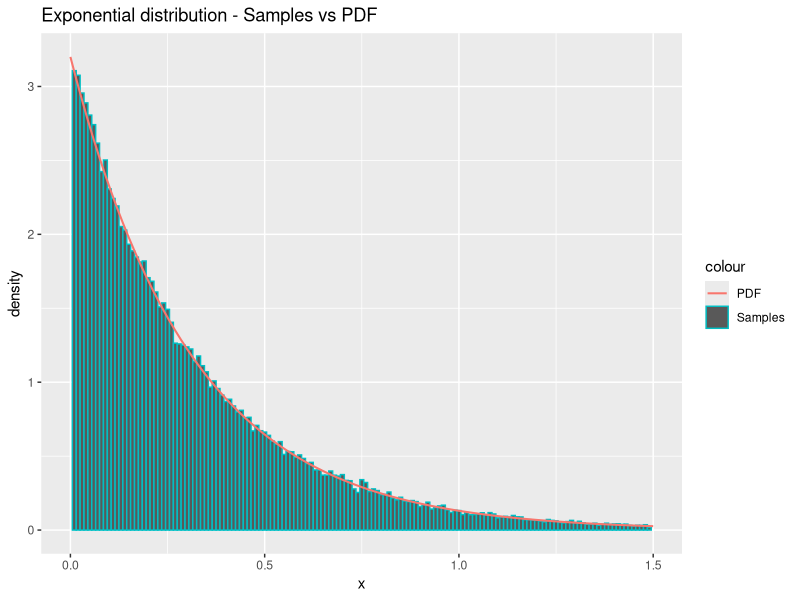
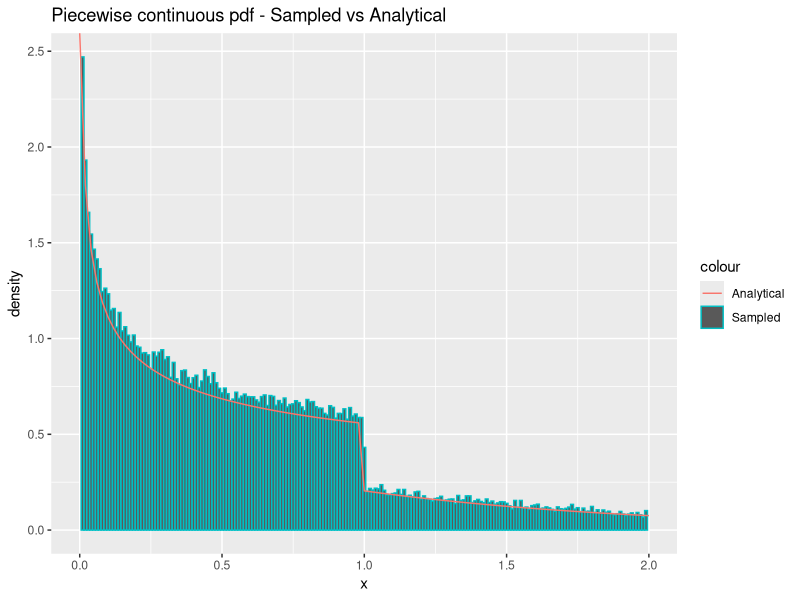
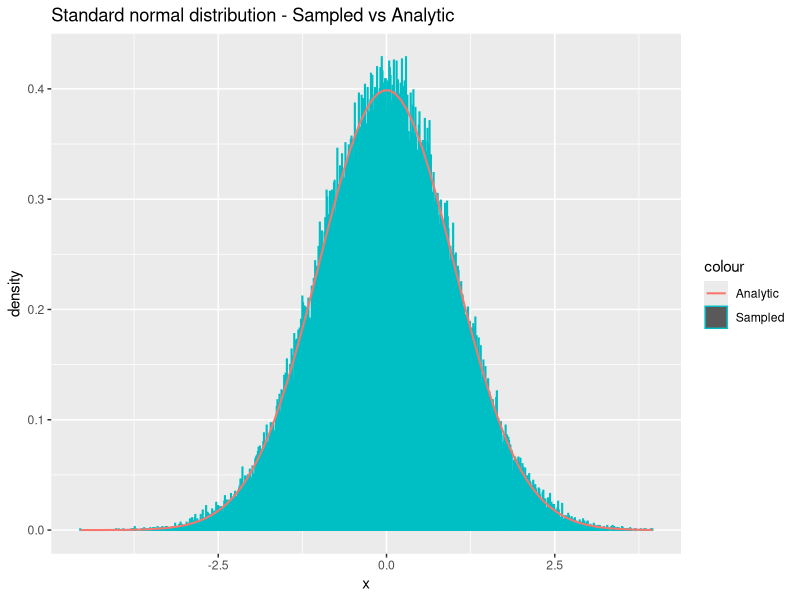
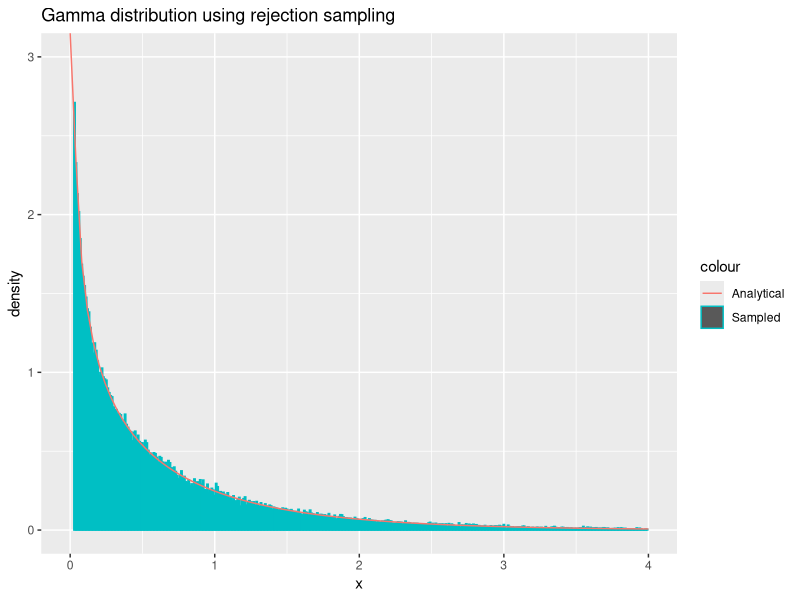
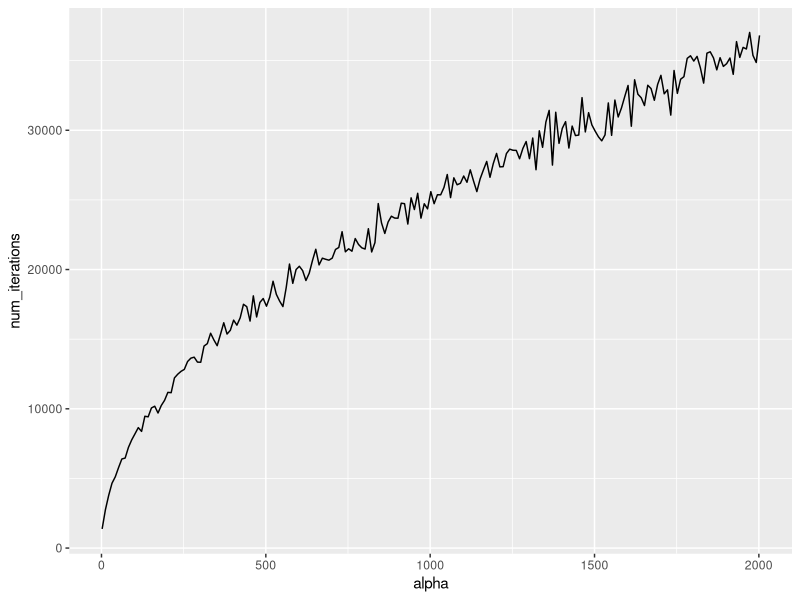
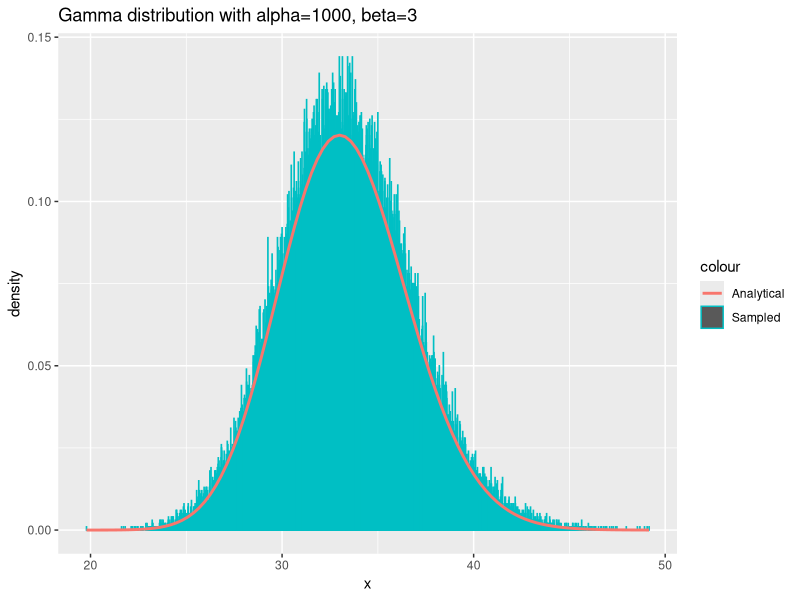
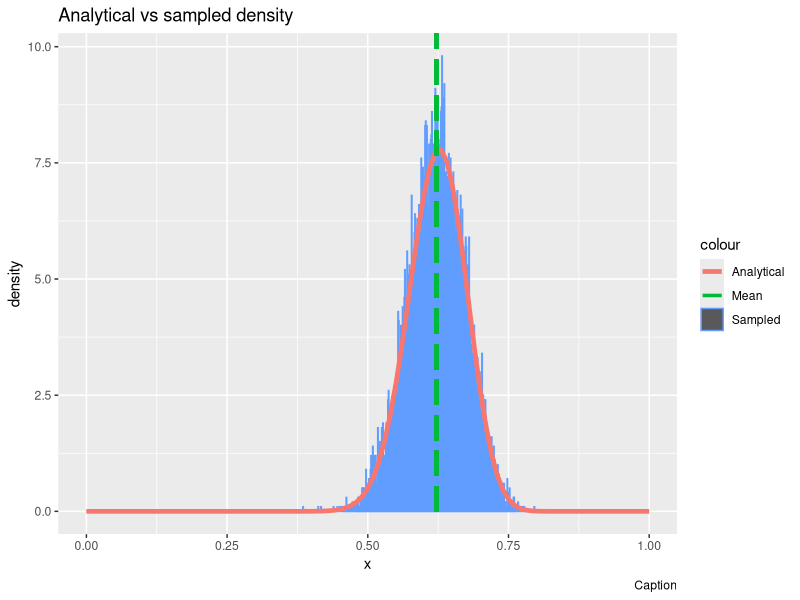

These figures' R source, in order:
## ---- chunk 1
  sample_exponential = function(n, lambda) {
    u = runif(n)
    return(-1/lambda * log(u))
  }
## ---- chunk 2
  n = 100000
  lambda = 3.2
  
  x = sample_exponential(n, lambda)
  cat("Theoretical mean:", 1/lambda, "Sample mean", mean(x), "\n")
  cat("Theoretical variance:", 1/lambda^2, "Sample variance", var(x), "\n")
## ---- chunk 3
  library(ggplot2)
  df = data.frame(theo=seq(0,max(x),length.out=n), x=x)
  ggplot(df, aes(x=x)) +
    geom_histogram(aes(y = ..density.., color = "Samples"), binwidth=0.01) +
    stat_function(fun=dexp,geom = "line",size=0.7,args=(mean=lambda),aes(color="PDF")) +
    ggtitle("Exponential distribution - Samples vs PDF") +
    labs(x='x', y='density') +
    xlim(0, 1.5)
## ---- chunk 4
  density_g = function(x, alpha) {
    c = alpha*exp(1)/(alpha + exp(1))
    density = vector(length = length(x))
    density[x < 1.] = c*x[x<1.]^(alpha-1)
    density[x >= 1.] = c*exp(-x[x>=1.])
    return(as.double(density))
  }


  sample_g = function(n, alpha) {
    c = (alpha * exp(1)) / (alpha + exp(1))
    u = runif(n)
    samples = vector(length=length(u))
    samples[u < c/alpha] = (alpha/c*u[u < c/alpha])^(1/alpha)
    samples[u >= c/alpha] = log(c / (1 - u[u >= c/alpha]))
    return(samples)
  }
## ---- chunk 5
  n=100000
  alpha = 0.7
  x = sample_g(n, alpha)
  c = (alpha * exp(1)) / (alpha + exp(1))
  cat("Theoretical mean:", c/(alpha+1) + 2*c/exp(1), "Sample mean:", mean(x), "\n")
  cat("Theoretical variance:", c/(alpha+2) + 5*c/exp(1) - (c/(alpha+1) + 2*c/exp(1))^2, "Sample variance:", var(x), "\n")
## ---- chunk 6
  library(ggplot2)
  df <- data.frame(theo=seq(0,max(x),length.out=n), x=x)
  ggplot(df, aes(x = x)) +
    geom_histogram(aes(y = ..density.., color = "Sampled"), binwidth=0.01) +
    stat_function(fun=density_g,geom = "line",size=0.5,args=(mean=alpha),aes(color="Analytical")) + 
    xlim(0, 2) + 
    ggtitle("Piecewise continuous pdf - Sampled vs Analytical") + labs(x='x', y='density')
## ---- chunk 7
  sample_standard_normal = function(n) {
    num_samples = n
    if((n %% 2) == 1) {
      # n is odd, so we should sample one extra:
      num_samples = num_samples + 1
  }
    x_1 = runif(num_samples/2, 0, 2*pi)
    x_2 = sample_exponential(num_samples/2, lambda=1/2)
    y_1 = sqrt(x_2) * cos(x_1)
    y_2 = sqrt(x_2) * sin(x_1)
    # Remove the last sample if n is odd:
    return(c(y_1, y_2)[0:n])
  }
## ---- chunk 8
  n = 100000
  y = sample_standard_normal(n)
  cat("Theoretical mean:", 0, "Sample mean:", mean(y), "\n")
  cat("Theoretical variance:", 1, "Sample variance:", var(y), "\n")
## ---- chunk 9
  library(ggplot2)
  df = data.frame(theo=seq(0,max(x),length.out=n), x=y)
  ggplot(df, aes(x=y)) +
    geom_histogram(aes(y = ..density.., color = "Sampled"), binwidth=0.01) +
    stat_function(fun=dnorm,geom = "line",size=0.7,args=list(0,1),aes(color="Analytic")) +
    ggtitle("Standard normal distribution - Sampled vs Analytic") +
    labs(x='x', y='density')
## ---- chunk 10
sample_normal_d = function(d, mu, sigma) {
  x = sample_standard_normal(d)
  y <- mu + t(chol(sigma))%*%x
  return(y)
}
## ---- chunk 11

d = 2
n = 100000
mu = c(1.5, 3)
sigma = matrix(c(5,7,7,10),ncol=d,nrow=d)
samples = matrix(NA, ncol=d, nrow=n)
for (i in 1:n){
  samples[i,] = sample_normal_d(d,mu,sigma) # Draw n samples
}

average = apply(samples, 2, mean)
print("Mean vector:")
print.data.frame(data.frame(average))
covmat = cov(samples)
print("Covariance matrix:")
print.data.frame(data.frame(covmat))
## ---- chunk 12
  density_f = function(x, alpha) {
    return(dgamma(x, alpha, rate=1))
  }
  
  sample_f_small = function(n, alpha) {
    c = (1/alpha + exp(-1)) / gamma(alpha)
    samples = vector()
    repeat {
      num_missing_samples = n - length(samples)
      
      x = sample_g(as.integer(num_missing_samples*c), alpha)
      
      acceptance_probs = density_f(x, alpha) / (c * density_g(x, alpha))
      u = runif(as.integer(num_missing_samples*c))
      samples = c(samples, x[u <= acceptance_probs])
      if(length(samples) >= n) {
        break
      }
    }
    # Do not return excess samples:
    return(samples[0:n])
  }
## ---- chunk 13
  n = 100000
  alpha = 0.6
  x = sample_f_small(n, alpha)
  cat("Theoretical mean:", alpha, "\n")
  cat("Sample mean:", mean(x), "\n")
  cat("----", "\n")
  
  cat("Theoretical variance:", alpha, "\n")
  cat("Sample variance:", var(x), "\n")
## ---- chunk 14
  n = 100000
  alpha = 0.6
  x = sample_f_small(n, alpha)
  df = data.frame(x)
  ggplot(df, aes(x = x)) +
    geom_histogram(aes(y = ..density.., color = "Sampled"), binwidth=0.01) +
    stat_function(fun=dgamma,geom = "line",size=0.5,args=(alpha=alpha),aes(color="Analytical")) +
    xlim(0, 4) + ylim(0, 3) + 
    ggtitle("Gamma distribution using rejection sampling") + labs(x='x', y='density')
## ---- chunk 15
sample_f_large = function(n, alpha) {
  loga = (alpha - 1)/2 * (log(alpha - 1) - 1)
  logbp = (alpha + 1)/2 * (log(alpha + 1) - 1)
  
  samples = vector()
  num_iterations = 0
  
  while(length(samples) < n) {
    num_iterations = num_iterations + 1
    
    # Sample in log-scale
    log_x1 = loga + log(runif(1))
    log_x2 = logbp + log(runif(1))
    
    if(2*log_x1 <= (alpha - 1)*(log_x2 - log_x1) - exp(log_x2 - log_x1)) {
      # Accept the sample:
      samples = c(samples, exp(log_x2 - log_x1))
    }
  }
  
  return(list(samples=samples, num_iterations=num_iterations))
}
## ---- chunk 16
n = 10000
alpha = 50
samples = sample_f_large(n, alpha)$samples
cat("Theoretical mean:", alpha, "Sample mean:", mean(samples), "\n")
cat("Theoretical variance:", alpha, "Sample variance:", var(samples), "\n")
## ---- chunk 17
n = 1000
alpha = seq(2, 2002, 10)
num_iterations = vector()
for(a in alpha) {
  num_iterations = c(num_iterations, sample_f_large(n, a)$num_iterations)
}
df = data.frame(x=alpha, num_iterations=num_iterations)
ggplot(df, aes(x = alpha, y = num_iterations)) + geom_line()
## ---- chunk 18
sample_gamma = function(n, alpha, beta) {
  unscaled_samples = vector(length=n)
  if(alpha == 1.) {
    unscaled_samples = sample_exponential(n, 1)
  } else if(alpha < 1.) {
    unscaled_samples = sample_f_small(n, alpha)
  } else { # alpha > 1.
    unscaled_samples = sample_f_large(n, alpha)$samples
  }
  samples = unscaled_samples/as.double(beta)
  return(samples)
}
## ---- chunk 19
n = 100000
alpha = 100
beta = 3
x = sample_gamma(n, alpha, beta)
df = data.frame(x)
ggplot(df, aes(x = x)) +
    geom_histogram(aes(y = ..density.., color = "Sampled"), binwidth=0.01) +
    stat_function(fun=dgamma,geom = "line",size=1,aes(color='Analytical'),args = list(shape=alpha, rate=beta)) +
    # ylim(0,1) +
    ggtitle("Gamma distribution with alpha=1000, beta=3") + labs(x='x', y='density')
## ---- chunk 20
  sample_beta = function(n, alpha, beta) {
    x = sample_gamma(n, alpha, 1)
    y = sample_gamma(n, beta, 1)
    z = x/(x+y)
    return(z)
  }
## ---- chunk 21
  n = 10000
  alpha = 5
  beta = 10
  x = sample_beta(n, alpha, beta)
  cat("Theoretical mean:", alpha/(alpha+beta), "Sample mean:", mean(x), "\n")
  cat("Theoretical variance", alpha*beta/((alpha+beta)^2*(alpha + beta + 1)), "Sample variance:", var(x), "\n")
## ---- chunk 22

#Estimate probability by monte carlo itegration
generate_monte_carlo_samples = function(n) {
  x = sample_standard_normal(n)
  samples = rep(NA, n)
  samples[x > 4] = 1
  samples[x <= 4] = 0
  return(samples)
}

n = 100000
x = generate_monte_carlo_samples(n)
est = mean(x)
confidence_interval = est + c(-1, 1)*qnorm(.975)*sqrt(var(x)/n) #Calculate variance

cat("Prob(x>4): ", est, "\n")

cat("Confidence:", confidence_interval, "\n")
## ---- chunk 23

#Draw sample from g(x) using inverse transform

generate_weighted_samples = function(n) {
  samples = rep(NA, n)
  sample_u = runif(n)
  sample_x = sqrt(16-2*log(1-sample_u)) #Inverse sampling from G
  samples[ sample_x <= 4.] = 0
  samples[ sample_x > 4.] = 1/(exp(8)*sqrt(2*pi)*sample_x[ sample_x > 4.])
  
  return(samples)
}

n = 100000

samples = generate_weighted_samples(n)

est = mean(samples)

confidence_interval = est + c(-1, 1)*qnorm(.975)*sqrt(var(samples)/n)

cat("Estimated:", est, "\n")

cat("COnfidence interval:", confidence_interval, "\n")


cat("Interval width:", confidence_interval[1]-confidence_interval[0])


## ---- chunk 24

#Draw sample from g(x) using inverse transform

generate_weighted_samples_anth = function(n) {
  samples = rep(NA)
  samples_u_1 = runif(n)
  samples_u_2 = 1 - samples_u_1
  samples_u = c(samples_u_1, samples_u_2)
  sample_x = sqrt(16-2*log(1-samples_u)) #Inverse
  samples[ sample_x <= 4.] = 0
  samples[ sample_x > 4.] = 1/(exp(8)*sqrt(2*pi)*sample_x[ sample_x > 4.])
  
  return(samples)
}

## ---- chunk 25
n = 50000

samples = generate_weighted_samples_anth(n)

est = mean(samples)

confidence_interval = est + c(-1, 1)*qnorm(.975)*sqrt(var(samples)/(2*n)) #Multiply n by 2 as number of samples is the double of n

cat("Estimated:", est, "\n")

cat("COnfidence interval:", confidence_interval, "\n")

cat("Interval width:", confidence_interval[1]-confidence_interval[0])


## ---- chunk 26

#Function to be sampled from
dna_function = function(x) {
    return((2 + x)^125 * (1 - x)^38 * x^34)
}

#Find highest value of dna_function to set as max c
target_c = optimize(dna_function, c(0, 1), maximum = TRUE)

#Find normalizing constant
n_c = integrate(dna_function, 0, 1)$val

generate_samples = function(n) {
    samples = rep(NA, n)
    run_cnt = 0
    for (i in 1:n) {
        done = 0
        while (done == 0) {
            x_sample = runif(1)  # Proposal sample
            a = dna_function(x_sample)/target_c$objective #Acceptance probability
            u = runif(1) #Used to determine acceptance
            # Accept if u<a(alpha)
            if (u <= a) {
                samples[i] = x_sample
                done = 1
            }
            run_cnt = run_cnt + 1
        }
    }
    return(list(samples = samples, iterations = run_cnt))
}


## ---- chunk 27

n = 10000

# Function used to find actual mean
g = function(x) {
  return(x*dna_function(x)*x)
}

dna_func_density = function(x) {
  return(dna_function(x)/n_c)
}


y = generate_samples(n) #Generate samples from the distribution

est_mean = sum(y$samples)/n

cat("Estimated mean: ", sum(y$samples)/n, "Theoretical mean: ", integrate(g, 0, 1)$val/n_c, "\n")
## ---- chunk 28
#Generate histogram

df = data.frame(theo = seq(0, 1, length.out = n), value = y$samples)

#TODO: Add caption
ggplot(df, aes(x = value)) + geom_histogram(aes(y = ..density.., colour = "Sampled"), 
    binwidth = 0.001) + stat_function(fun = dna_func_density, geom = "line", 
    size = 1.6, aes(colour = "Analytical")) + ggtitle("Analytical vs sampled density") + 
    xlim(0, 1) + geom_segment(x = sum(y$samples)/n, xend = sum(y$samples)/n, 
    y = 0, yend = 100, aes(colour = "Mean"), size = 1.2, linetype = "longdash") + 
    labs(x = "x", y = "density", caption = paste("Caption"))

## ---- chunk 29
cat("Average random numbers per sample: ",y$iterations/n)
cat("Theoretical expected numbers per sample: ", target_c$objective/n_c)
